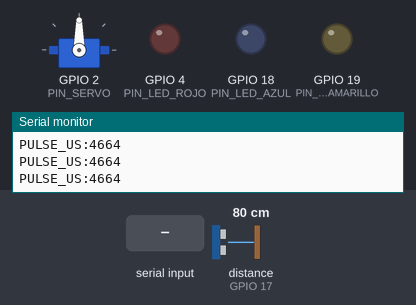
The program below on a simulated ESP32. Shown: servo, output pins drawn as LEDs (lit = HIGH), the last lines printed to the serial monitor. Wiring (inferred from the names in the program): ultrasonic range finder: trigger GPIO 5; echo GPIO 17. Inputs (shaded band) come from the test bench; at power-on: distance to the obstacle (sensor on GPIO 17) 80 cm. The echo pulse lasts 58.3 µs per cm; pins used as bus, display or sensor lines are not drawn.

Above: at 1.2 s.
1.3 s: "SERVO:FULL_ROTATION\n" received over Serial
At 1.76 s:
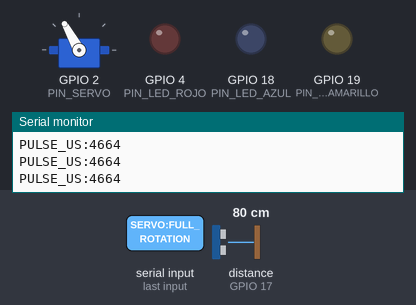
At 2.36 s:
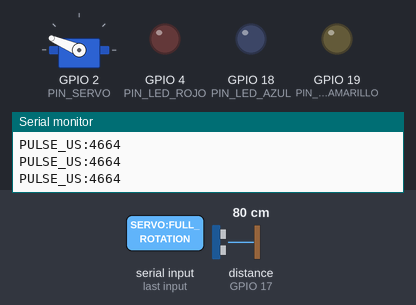
4.3 s: distance to the obstacle (sensor on GPIO 17) set to 2 cm
At 4.46 s:
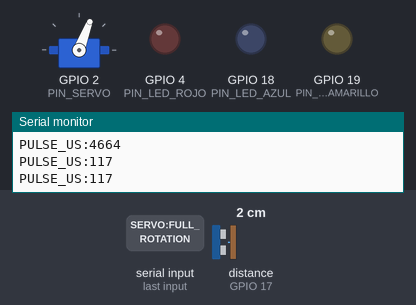
7.3 s: distance to the obstacle (sensor on GPIO 17) set to 4 cm
Timing chart, 0 to 21.1 s (numbered marks = the images above; inputs shaded):
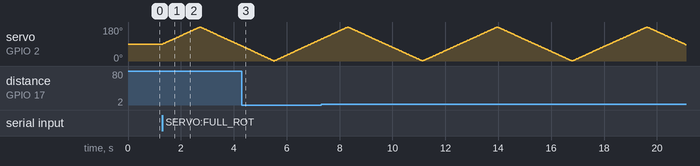

The program:

main.cpp
```cpp
#include <Arduino.h>
#include <ESP32Servo.h>

//Pines del montaje
const int PIN_SERVO = 2;

const int PIN_TRIG = 5;
const int PIN_ECHO = 17;

const int PIN_LED_AZUL = 18;
const int PIN_LED_ROJO = 4;
const int PIN_LED_AMARILLO = 19;

//Tiempos de lectura para no usar delays bloqueantes
const unsigned long INTERVALO_SENSOR_MS = 100;
const unsigned long TIEMPO_MAXIMO_ECHO_US = 30000;
const unsigned long TIMEOUT_COMANDO_MS = 1500;
const unsigned long INTERVALO_SERVO_MS = 15;

unsigned long ultimaLecturaMs = 0;
unsigned long ultimoComandoMs = 0;
unsigned long ultimoMovimientoServoMs = 0;


// Rangos configurados para el servo
const int ANGULO_MINIMO_COMPLETO = 0;
const int ANGULO_MAXIMO_COMPLETO = 180;
const int ANGULO_MINIMO_MEDIO = 45;
const int ANGULO_MAXIMO_MEDIO = 135;


//Servomotor
Servo servomotor;

//Estados del motor
enum ModoServo {
  SERVO_DETENIDO,
  ROTACION_COMPLETA,
  MEDIA_ROTACION
};

//estado inicial y límites
ModoServo modoServo = SERVO_DETENIDO;
int anguloActual = 90;
int anguloMinimo = 90;
int anguloMaximo = 90;
int direccionServo = 1;


void rotacionCompleta() {
  anguloMinimo = ANGULO_MINIMO_COMPLETO;
  anguloMaximo = ANGULO_MAXIMO_COMPLETO;

  modoServo = ROTACION_COMPLETA;
}

void mediaRotacion() {
  anguloMinimo = ANGULO_MINIMO_MEDIO;
  anguloMaximo = ANGULO_MAXIMO_MEDIO;

  modoServo = MEDIA_ROTACION;
}

void detenerServomotor() {
  // El servo conserva el último ángulo, pero deja de hacer el barrido.
  modoServo = SERVO_DETENIDO;
}

// Hace avanzar el servo un grado cada vez, sin usar delay(). Así el ESP32
// puede seguir atendiendo el sensor y el puerto serial durante el movimiento.
void actualizarServomotor() {
  if (millis() - ultimoMovimientoServoMs < INTERVALO_SERVO_MS) {
    return;
  }
  ultimoMovimientoServoMs = millis();

  anguloActual = anguloActual + direccionServo;

  if (anguloActual >= anguloMaximo) {
    anguloActual = anguloMaximo;
    direccionServo = -1;
  } else if (anguloActual <= anguloMinimo) {
    anguloActual = anguloMinimo;
    direccionServo = 1;
  }

  servomotor.write(anguloActual);
}

// Sensor ultrasonido

// Devuelve el tiempo que tardó el eco
unsigned long leerPulsoUltrasonido() {
  digitalWrite(PIN_TRIG, LOW);
  delayMicroseconds(2);
  digitalWrite(PIN_TRIG, HIGH);
  delayMicroseconds(10);
  digitalWrite(PIN_TRIG, LOW);

  // Si no llega eco antes del tiempo máximo, pulseIn devuelve 0.
  return pulseIn(PIN_ECHO, HIGH, TIEMPO_MAXIMO_ECHO_US);
}


void enviarLectura() {
  unsigned long pulsoUs = leerPulsoUltrasonido();
  Serial.print("PULSE_US:");
  Serial.println(pulsoUs);
}

// Leds
void cambiarLeds(bool azul, bool amarillo, bool rojo) {
  digitalWrite(PIN_LED_AZUL, azul ? HIGH : LOW);
  digitalWrite(PIN_LED_AMARILLO, amarillo ? HIGH : LOW);
  digitalWrite(PIN_LED_ROJO, rojo ? HIGH : LOW);
}

//recibe los comandos de ROS2 hacia el motor
void procesarComandoServo(String comando) {
  if (comando == "SERVO:FULL_ROTATION") {
    rotacionCompleta();
    ultimoComandoMs = millis();
  } else if (comando == "SERVO:HALF_ROTATION") {
    mediaRotacion();
    ultimoComandoMs = millis();
  } else if (comando == "SERVO:STOP") {
    detenerServomotor();
    ultimoComandoMs = millis();
  }
}

//recibe los comandos de ROS2 hacia los leds
void procesarComandoLeds(String comando) {
  // Formato: LEDS:azul,amarillo,rojo. Ejemplo: LEDS:1,0,0
  if (!comando.startsWith("LEDS:") || comando.length() < 10) {
    return;
  }

  bool azul = comando.charAt(5) == '1';
  bool amarillo = comando.charAt(7) == '1';
  bool rojo = comando.charAt(9) == '1';
  cambiarLeds(azul, amarillo, rojo);
}

//Lee lo que llega por comunicación serial (lo que le manda ROS)
void leerComandosSeriales() {
  if (Serial.available() == 0) {
    return;
  }

  String comando = Serial.readStringUntil('\n');
  comando.trim();
  procesarComandoServo(comando);
  procesarComandoLeds(comando);
}

void setup() {
  Serial.begin(115200);
  Serial.setTimeout(20);

  pinMode(PIN_TRIG, OUTPUT);
  pinMode(PIN_ECHO, INPUT);
  pinMode(PIN_LED_AZUL, OUTPUT);
  pinMode(PIN_LED_AMARILLO, OUTPUT);
  pinMode(PIN_LED_ROJO, OUTPUT);

  servomotor.attach(PIN_SERVO);
  servomotor.write(anguloActual);
  detenerServomotor();
  cambiarLeds(false, false, false);
  ultimoComandoMs = millis();
}

void loop() {
  leerComandosSeriales();
  actualizarServomotor();

  if (millis() - ultimaLecturaMs >= INTERVALO_SENSOR_MS) {
    ultimaLecturaMs = millis();
    enviarLectura();
  }

  // Medida de seguridad: si ROS deja de enviar comandos, el servo deja de
  // recorrer su rango y conserva la última posición alcanzada.
  if (millis() - ultimoComandoMs > TIMEOUT_COMANDO_MS) {
    detenerServomotor();
  }
}
```

Measured:
- after the input at 1.3 s, servo on GPIO 2 (PIN_SERVO): rises from 90° to 179° in 1.4 s, then falls to 79° in 1.6 s
